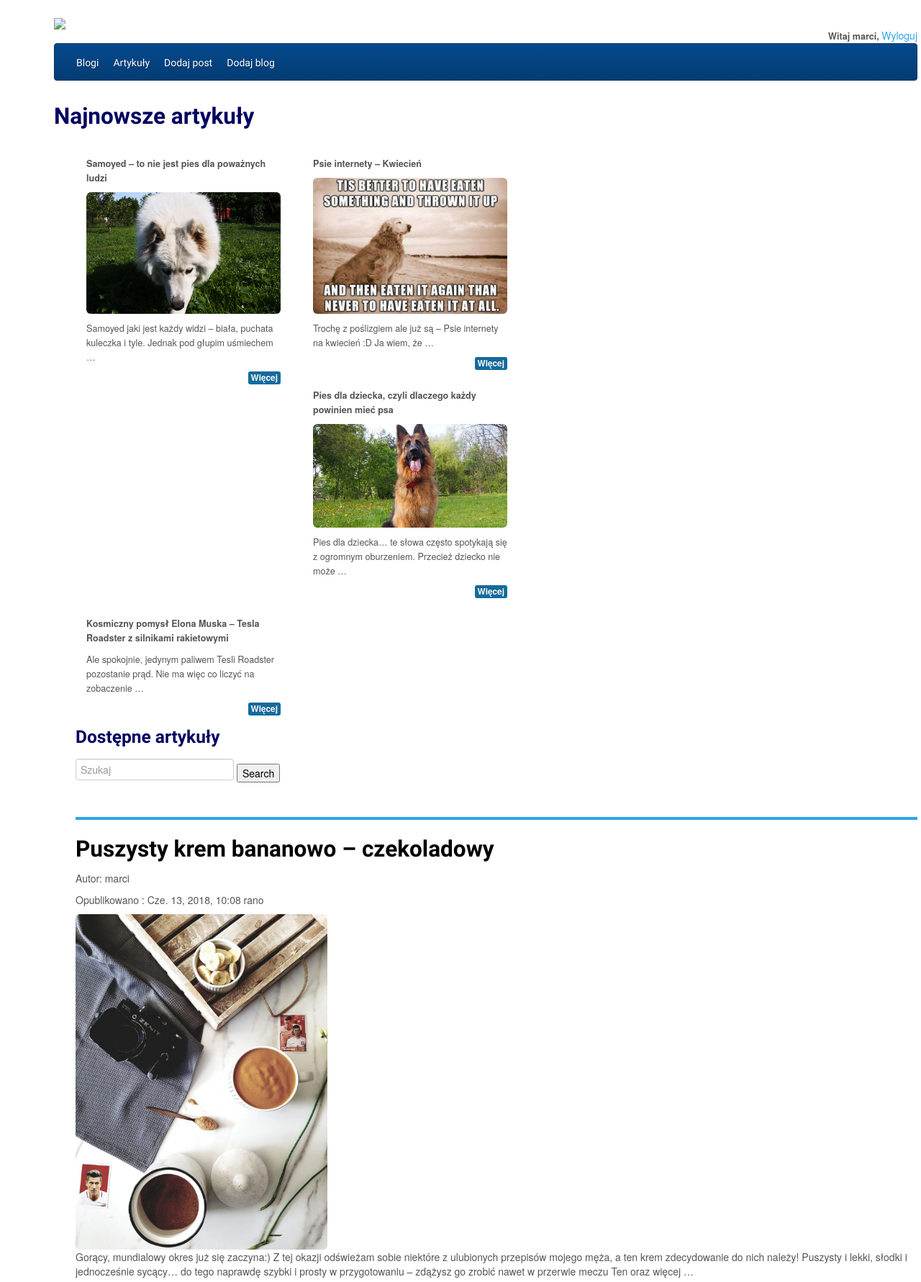
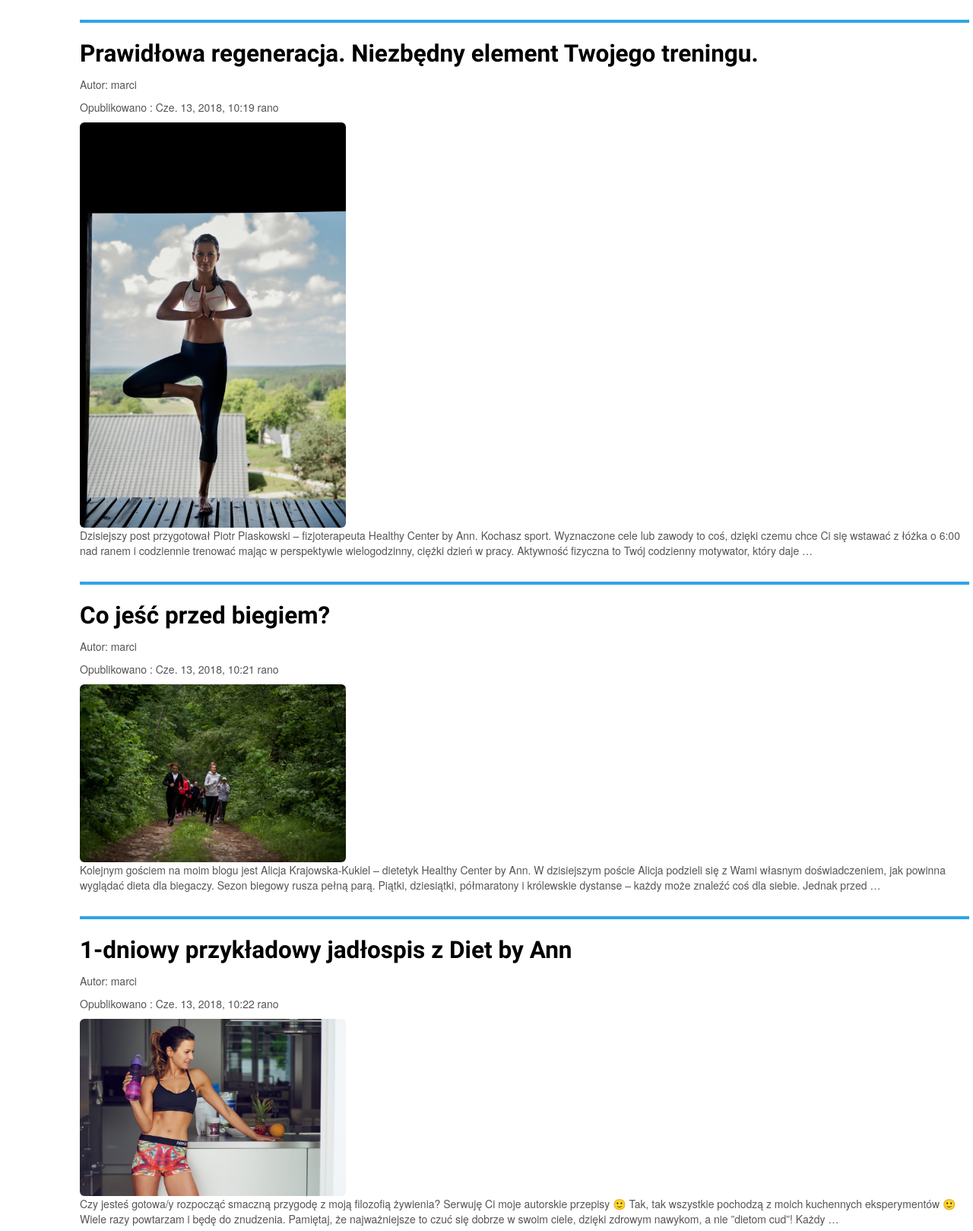
The app's page /article/showall/ (signed in, upper part) with its own data (2 pictures, top to bottom).
### articles/models.py (models this page shows, shortened)
class Articles(models.Model):
    title = models.CharField(max_length=150, verbose_name="Tytul")
    content = models.TextField(verbose_name="Tekst")
    published = models.DateTimeField(verbose_name="Data publikacji",auto_now=True)
    image = models.FileField(upload_to="images",verbose_name="Obrazy",default=None,null=True,blank=True)
    blog = models.ForeignKey(Blogs,on_delete=models.CASCADE,null=True)
    user = models.ForeignKey(settings.AUTH_USER_MODEL, default=1, on_delete=models.DO_NOTHING)
    isProtected = models.BooleanField(default=False)
    password = models.CharField(max_length=32, null=True, )

### articles/views.py (the view)
# urls.py: path('showall/', views.articles, name='articles'),
@login_required(login_url="/login/")
def articles(request):
    newest =Articles.objects.order_by('-published')
    query = request.GET.get("q")
    if query:
        return render_to_response('articles.html', {'newest':newest, 'allarticles':Articles.objects.all(),'user': request.user,'articles': Articles.objects.filter(
            Q(title__icontains=query) |
            Q(user__username__icontains=query)
        ).distinct()})
    else:
        return render_to_response('articles.html', {'newest':newest, 'allarticles':Articles.objects.all(),'user': request.user,'articles': Articles.objects.all()})

### articles/templates/articles.html
{% include 'main.html' %}
{% block article  %}
<div class="container">
     <h3 class="darkblue" > Dostępne artykuły </h3>
<form method='GET' action=''>
                <input type='text' name='q' placeholder='Szukaj' value='{{ request.GET.q }}'/>
                <input type='submit' value='Search'/>
            </form>
{% if articles.count > 0 %}
{% for article in articles %}
</div>
<div class="container">
                    <hr>
                    <h2><a class="black" href="/article/{{ article.id }}/">{{ article.title }}</a></h2>
                    <p> Autor:  {{ article.user }}</p>
                    <div class="article-info">
                        Opublikowano : {{ article.published }}
                    </div>
    {% if article.image %}
                    <img src="{{ article.image.url }}" width="350" class="article-img img-rounded">
    {% endif %}
                    <div class="article-intro">
                        <p> {{ article.content | truncatewords:50}} </p>
                    </div>
</div>
{% endfor %}
{% else %}
<h2>Brak artykułów</h2>
{% endif %}
{% endblock %}

### templates/main.html (shortened to what this page needs)
{% load static %}
<!DOCTYPE html>
<html lang="pl">
<head>
    <link rel="stylesheet" type="text/css" href="{% static 'css/bootstrap.min.css' %}">
    <link rel="stylesheet" type="text/css" href="{% static 'css/bootstrap-responsive.min.css' %}">
    <link rel="stylesheet" type="text/css" href="{% static 'css/style.css' %}">
</head>
<body>
<div class="container" id="wrapper">
    <div class="row">
        <div class="topbar">
            <div class=" logo pull-left">
                <h1><a href="{% url 'article:articles' %}"><img src="{% static 'img/blogging.jpg' %}" width=400 ></a></h1>
            </div>
            <div class="topbar-links pull-right ">
            <b>Witaj {{user.username}}, </b><a href="{% url 'user_logout' %}">Wyloguj</a>
            </div>
        </div>
    </div>
    <div class="row">
        <div id="mainmenu" class="navbar navbar-inverse">
                <div class="navbar-inner">
                    <div>
                        <ul class="nav">
                            <li><a href="{% url 'blogs:blogs' %}">Blogi</a></li>
                            <li><a href="{% url 'article:articles' %}">Artykuły</a></li>
                            <li><a href="{% url 'article:post_new' %}">Dodaj post</a></li>
                                <li><a href="{% url 'blogs:post_new' %}">Dodaj blog</a></li>
                        </ul>
                    </div>
                </div>
        </div>
    </div>
    <div class="row">
        <div class="span9">
            <div  class="row latest">
                {% block featured %}
                {%if allarticles%}
                <h2 class="darkblue" > Najnowsze artykuły </h2>
                {%endif%}
                {% for article in newest|slice:":4" %}
        <div class="span3 latest-article" id="first-art">
                    <div class="latest-article-wrap">
                        <p><strong>{{article.title }}</strong></p>
                        {% if article.image %}
                        <a href="#"><img src="{{article.image.url  }}" class="img-rounded"></a>
                        {% endif %}
                        <p>{{ article.content | truncatewords:15 }}</p>
                        <a href="/article/{{ article.id }}/   " class="label label-info pull-right">Więcej</a>
                    </div>
        </div>
                {% endfor  %}
                {% endblock %}
            </div >
        </div>
        <div class="span3">
        </div>
    </div>
</div>
</body>
</html>

### static/css/style.css (style rules this page uses)
.container { padding-left: 0px auto; }
.topbar-links { line-height: 18px; margin-top: 40px; }
.latest-article { font-size: .9em; margin-left: 45px; margin-top: 25px; }
.latest-article img { margin-bottom: 10px; }
.article-info { margin-bottom: 10px; }
.article-intro { margin-top: 20px; margin: 0px auto; }
hr { color: rgb(47, 164, 231); background-color: rgb(47, 164, 231); height: 4px; }
b { font-size: .9em; }
.darkblue { color: rgb(0, 0, 96); }
.black { color: rgb(0, 0, 0); }
body { margin-left: 100px; }

### records on screen
Articles: title "Samoyed – to nie jest pies dla poważnych ludzi", image (picture), content "Samoyed jaki jest każdy widzi – biała, puchata kuleczka i tyle. Jednak pod głupim uśmiechem …"
Articles: title "Psie internety – Kwiecień", image (picture), content "Trochę z poślizgiem ale już są – Psie internety na kwiecień :D Ja wiem, że …"
Articles: title "Pies dla dziecka, czyli dlaczego każdy powinien mieć psa", image (picture), content "Pies dla dziecka… te słowa często spotykają się z ogromnym oburzeniem. Przecież dziecko nie może …"
Articles: title "Kosmiczny pomysł Elona Muska – Tesla Roadster z silnikami rakietowymi", content "Ale spokojnie, jedynym paliwem Tesli Roadster pozostanie prąd. Nie ma więc co liczyć na zobaczenie …"
Articles: title "Puszysty krem bananowo – czekoladowy", user "marci", published "Cze. 13, 2018, 10:08 rano", image (picture), content "Gorący, mundialowy okres już się zaczyna:) Z tej okazji odświeżam sobie niektóre z ulubionych przepisów mojego męża, a ten krem zdecydowanie do nich należy! Puszysty i lekki, słodki i jednocześnie sycący… do tego naprawdę szybki i prosty w przygotowaniu – zdążysz go zrobić nawet w przerwie meczu Ten oraz więcej …"
Articles: title "Prawidłowa regeneracja. Niezbędny element Twojego treningu.", user "marci", published "Cze. 13, 2018, 10:19 rano", image (picture), content "Dzisiejszy post przygotował Piotr Piaskowski – fizjoterapeuta Healthy Center by Ann. Kochasz sport. Wyznaczone cele lub zawody to coś, dzięki czemu chce Ci się wstawać z łóżka o 6:00 nad ranem i codziennie trenować mając w perspektywie wielogodzinny, ciężki dzień w pracy. Aktywność fizyczna to Twój codzienny motywator, który daje …"
Articles: title "Co jeść przed biegiem?", user "marci", published "Cze. 13, 2018, 10:21 rano", image (picture), content "Kolejnym gościem na moim blogu jest Alicja Krajowska-Kukiel – dietetyk Healthy Center by Ann. W dzisiejszym poście Alicja podzieli się z Wami własnym doświadczeniem, jak powinna wyglądać dieta dla biegaczy. Sezon biegowy rusza pełną parą. Piątki, dziesiątki, półmaratony i królewskie dystanse – każdy może znaleźć coś dla siebie. Jednak przed …"
Articles: title "1-dniowy przykładowy jadłospis z Diet by Ann", user "marci", published "Cze. 13, 2018, 10:22 rano", image (picture), content "Czy jesteś gotowa/y rozpocząć smaczną przygodę z moją filozofią żywienia? Serwuję Ci moje autorskie przepisy 🙂 Tak, tak wszystkie pochodzą z moich kuchennych eksperymentów 🙂 Wiele razy powtarzam i będę do znudzenia. Pamiętaj, że najważniejsze to czuć się dobrze w swoim ciele, dzięki zdrowym nawykom, a nie ”dietom cud”! Każdy …"

### other values on screen
{{ user.username }} "marci"
